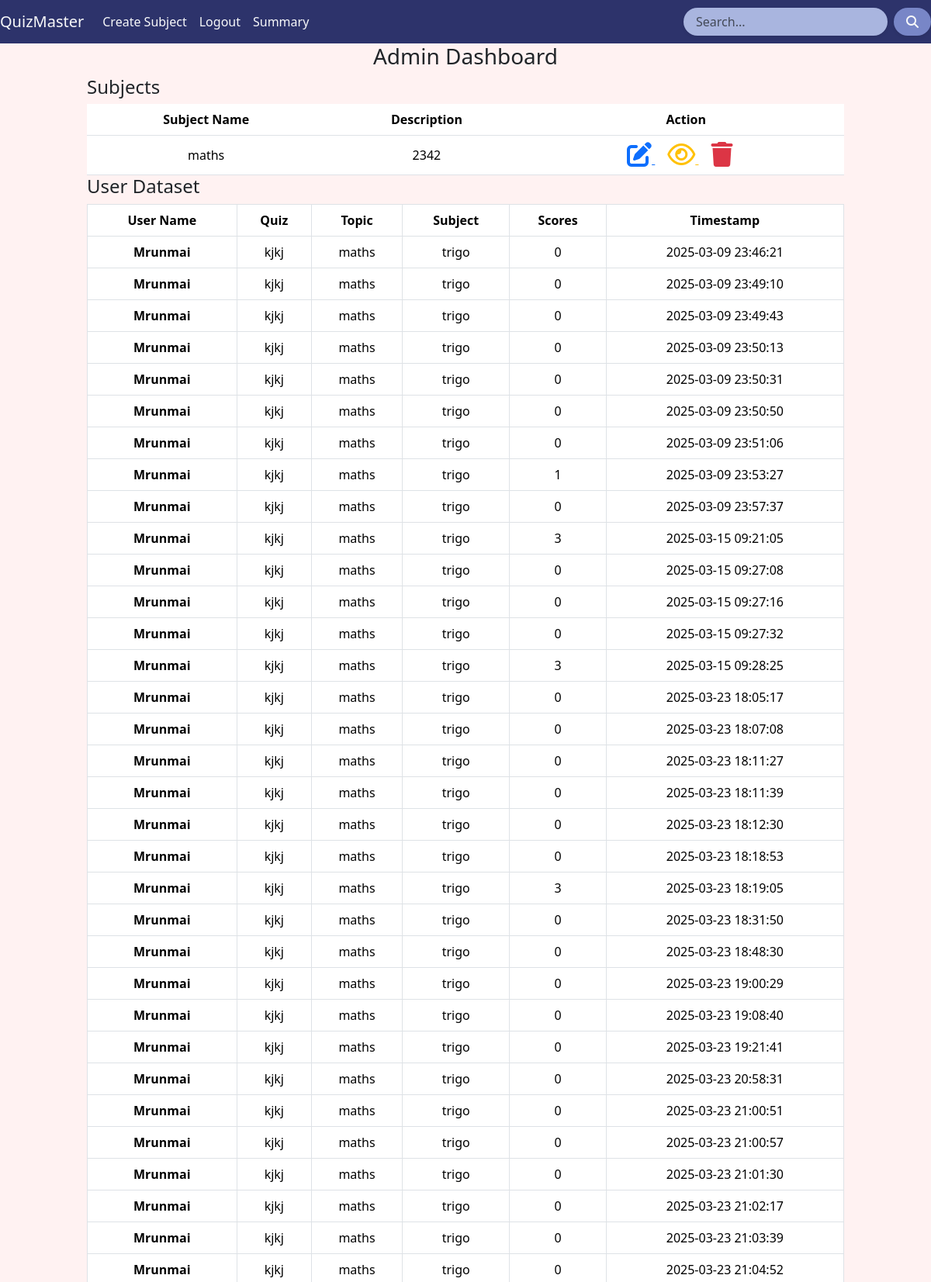
The app's page /admin (signed in, upper part) with its own data.
### app.py (models this page shows)
class CourseTopic(db.Model):
    __tablename__="CourseTopic"
    id=db.Column(db.Integer, primary_key=True)
    name=db.Column(db.String(80),nullable=False)
    description=db.Column(db.String(120),nullable=False)
    course_sections=db.relationship("CourseSection", back_populates='course_topic',cascade="all,delete-orphan")

class UserScore(db.Model):
    __tablename__="UserScore"
    id=db.Column(db.Integer, primary_key=True)
    scores=db.Column(db.Integer,nullable=False)
    user_id=db.Column(db.Integer, db.ForeignKey("UserAccount.id"))
    quiz_id=db.Column(db.Integer, db.ForeignKey("QuizTest.id"))
    timestamp=db.Column(db.DateTime,nullable=False)
    quiz_test=db.relationship('QuizTest',back_populates='user_scores')
    user_account=db.relationship('UserAccount',back_populates='user_scores')

class UserAccount(db.Model):
    __tablename__="UserAccount"
    id=db.Column(db.Integer, primary_key=True)
    fullname=db.Column(db.String(80),nullable=False)
    email=db.Column(db.String(120),unique=True,nullable=False)
    password=db.Column(db.String(120),nullable=False)
    qualification=db.Column(db.String(120),nullable=False)
    dob=db.Column(db.String(120),nullable=False)
    is_admin=db.Column(db.Boolean,nullable=False,default=False)
    user_scores=db.relationship('UserScore',back_populates='user_account',cascade='all,delete-orphan')

class QuizTest(db.Model):
    __tablename__="QuizTest"
    id=db.Column(db.Integer, primary_key=True)
    date_ofquiz=db.Column(db.Date,nullable=False)
    time_dur=db.Column(db.String(20),nullable=False)
    remarks=db.Column(db.String(120),nullable=False)
    section_id=db.Column(db.Integer, db.ForeignKey("CourseSection.id"),nullable=False)
    course_section=db.relationship("CourseSection", back_populates='quizzes')
    quiz_questions=db.relationship("QuizQuestion",back_populates='quiz_test',cascade='all,delete-orphan')
    user_scores=db.relationship('UserScore',back_populates='quiz_test',cascade='all,delete-orphan')

class CourseSection(db.Model):
    __tablename__="CourseSection"
    id=db.Column(db.Integer, primary_key=True)
    name=db.Column(db.String(80),nullable=False)
    description=db.Column(db.String(120),nullable=False)
    topic_id=db.Column(db.Integer, db.ForeignKey("CourseTopic.id"))
    course_topic=db.relationship("CourseTopic", back_populates='course_sections')
    quizzes=db.relationship("QuizTest",back_populates='course_section',cascade='all,delete-orphan')

### app.py (the view)
@app.route("/admin")
def adminpage():
    if 'admin' in session:
        topics=CourseTopic.query.all()
        scores=UserScore.query.all()
        print(topics)
        return render_template("admin.html",subjects=topics,scores=scores)
    return redirect("/login")

### templates/admin.html (shortened to what this page needs)
{% extends "index.html" %}
{% block content %}
<nav class="navbar navbar-expand-lg navbar-dark" style="background-color: #2D336B;">
  <a class="navbar-brand text-light" href="/admin">QuizMaster</a>
  <div class="collapse navbar-collapse">
      <div class="navbar-nav">
          <a class="nav-item nav-link active text-light" href="/subject">Create Subject</a>
          <a class="nav-item nav-link active text-light" href="/logout">Logout</a>
          <a class="nav-item nav-link active text-light" href="/admin/summarypg">Summary</a>
      </div>
      <form class="form-inline ms-auto d-flex align-items-center gap-2" method="get" action="/adsearch">
        <input class="form-control rounded-pill px-3 shadow-sm"
               type="search"
               placeholder="Search..."
               aria-label="Search"
               name="search"
               style="background-color: #A9B5DF; border: none;">
        <button class="btn text-light rounded-pill shadow-sm px-3"
                type="submit"
                style="background-color: #7886C7; border: none;">
            <i class="fa-solid fa-magnifying-glass"></i>
        </button>
    </form>
  </div>
</nav>
<div class="container-fluid vh=100" style="background-color: #FFF2F2;">
    <div class="row">
        <div class="container-fluid col-10">
            <h3 class="text-dark">Admin Dashboard</h3>
            <h4 class="text-dark">Subjects</h4>
            <table class="table w-100">
                <thead class="thead-dark">
                  <tr>
                    <th>Subject Name</th>
                    <th>Description</th>
                    <th>Action</th>
                  </tr>
                </thead>
                <tbody>
                    {% for sub in subjects %}
                  <tr>
                    <td>{{ sub.name }}</td>
                    <td>{{ sub.description }}</td>
                    <td>
                       <a href="/editsubject/{{sub.id}}" class="text-primary me-3">
                           <i class="fa-solid fa-pen-to-square fa-2x"></i>
                       </a>
                       <a href="/showsubject/{{sub.id}}" class="text-warning me-3">
                           <i class="fa-regular fa-eye fa-2x"></i>
                       </a>
                       <a href="/delsubject/{{sub.id}}" class="text-danger me-3">
                           <i class="fa-solid fa-trash fa-2x"></i>
                       </a>
                    </td>
                  </tr>
                  {% endfor %}
                </tbody>
            </table>
            <h4 class="text-dark">User Dataset</h4>
            <table class="table table-bordered table-hover table-responsive" style="background-color: #A9B5DF">
                <thead class="thead-dark">
                  <tr>
                    <th scope="col">User Name</th>
                    <th scope="col">Quiz</th>
                    <th scope="col">Topic</th>
                    <th scope="col">Subject</th>
                    <th scope="col">Scores</th>
                    <th scope="col">Timestamp</th>
                  </tr>
                </thead>
                <tbody>
                    {% for score in scores %}
                  <tr>
                    <th scope="row">{{ score.user_account.fullname }}</th>
                    <td>{{ score.quiz_test.remarks }}</td>
                    <td>{{ score.quiz_test.course_section.course_topic.name }}</td>
                    <td>{{ score.quiz_test.course_section.name }}</td>
                    <td>{{ score.scores }}</td>
                    <td>{{ score.timestamp.strftime('%Y-%m-%d %H:%M:%S') }}</td>
                  </tr>
                  {% endfor %}
                </tbody>
            </table>
        </div>
    </div>
</div>
{% endblock %}

### static/css/style.css (style rules this page uses)
h3 { text-align: center; }
body { background-color: #FFF2F2 !important; }
.table { margin: 0 auto; text-align: center; width: 100%; }
.table th, .table td { text-align: center; vertical-align: middle; width: auto; }

### records on screen
CourseTopic: name "maths", description "2342"
UserScore: user_account.fullname "Mrunmai", quiz_test.remarks "kjkj", quiz_test.course_section.course_topic.name "maths", quiz_test.course_section.name "trigo", scores "0", timestamp "2025-03-09 23:46:21"
UserScore: user_account.fullname "Mrunmai", quiz_test.remarks "kjkj", quiz_test.course_section.course_topic.name "maths", quiz_test.course_section.name "trigo", scores "0", timestamp "2025-03-09 23:49:10"
UserScore: user_account.fullname "Mrunmai", quiz_test.remarks "kjkj", quiz_test.course_section.course_topic.name "maths", quiz_test.course_section.name "trigo", scores "0", timestamp "2025-03-09 23:49:43"
UserScore: user_account.fullname "Mrunmai", quiz_test.remarks "kjkj", quiz_test.course_section.course_topic.name "maths", quiz_test.course_section.name "trigo", scores "0", timestamp "2025-03-09 23:50:13"
UserScore: user_account.fullname "Mrunmai", quiz_test.remarks "kjkj", quiz_test.course_section.course_topic.name "maths", quiz_test.course_section.name "trigo", scores "0", timestamp "2025-03-09 23:50:31"
UserScore: user_account.fullname "Mrunmai", quiz_test.remarks "kjkj", quiz_test.course_section.course_topic.name "maths", quiz_test.course_section.name "trigo", scores "0", timestamp "2025-03-09 23:50:50"
UserScore: user_account.fullname "Mrunmai", quiz_test.remarks "kjkj", quiz_test.course_section.course_topic.name "maths", quiz_test.course_section.name "trigo", scores "0", timestamp "2025-03-09 23:51:06"
UserScore: user_account.fullname "Mrunmai", quiz_test.remarks "kjkj", quiz_test.course_section.course_topic.name "maths", quiz_test.course_section.name "trigo", scores "1", timestamp "2025-03-09 23:53:27"
UserScore: user_account.fullname "Mrunmai", quiz_test.remarks "kjkj", quiz_test.course_section.course_topic.name "maths", quiz_test.course_section.name "trigo", scores "0", timestamp "2025-03-09 23:57:37"
UserScore: user_account.fullname "Mrunmai", quiz_test.remarks "kjkj", quiz_test.course_section.course_topic.name "maths", quiz_test.course_section.name "trigo", scores "3", timestamp "2025-03-15 09:21:05"
UserScore: user_account.fullname "Mrunmai", quiz_test.remarks "kjkj", quiz_test.course_section.course_topic.name "maths", quiz_test.course_section.name "trigo", scores "0", timestamp "2025-03-15 09:27:08"
UserScore: user_account.fullname "Mrunmai", quiz_test.remarks "kjkj", quiz_test.course_section.course_topic.name "maths", quiz_test.course_section.name "trigo", scores "0", timestamp "2025-03-15 09:27:16"
UserScore: user_account.fullname "Mrunmai", quiz_test.remarks "kjkj", quiz_test.course_section.course_topic.name "maths", quiz_test.course_section.name "trigo", scores "0", timestamp "2025-03-15 09:27:32"
UserScore: user_account.fullname "Mrunmai", quiz_test.remarks "kjkj", quiz_test.course_section.course_topic.name "maths", quiz_test.course_section.name "trigo", scores "3", timestamp "2025-03-15 09:28:25"
UserScore: user_account.fullname "Mrunmai", quiz_test.remarks "kjkj", quiz_test.course_section.course_topic.name "maths", quiz_test.course_section.name "trigo", scores "0", timestamp "2025-03-23 18:05:17"
UserScore: user_account.fullname "Mrunmai", quiz_test.remarks "kjkj", quiz_test.course_section.course_topic.name "maths", quiz_test.course_section.name "trigo", scores "0", timestamp "2025-03-23 18:07:08"
UserScore: user_account.fullname "Mrunmai", quiz_test.remarks "kjkj", quiz_test.course_section.course_topic.name "maths", quiz_test.course_section.name "trigo", scores "0", timestamp "2025-03-23 18:11:27"
UserScore: user_account.fullname "Mrunmai", quiz_test.remarks "kjkj", quiz_test.course_section.course_topic.name "maths", quiz_test.course_section.name "trigo", scores "0", timestamp "2025-03-23 18:11:39"
UserScore: user_account.fullname "Mrunmai", quiz_test.remarks "kjkj", quiz_test.course_section.course_topic.name "maths", quiz_test.course_section.name "trigo", scores "0", timestamp "2025-03-23 18:12:30"
UserScore: user_account.fullname "Mrunmai", quiz_test.remarks "kjkj", quiz_test.course_section.course_topic.name "maths", quiz_test.course_section.name "trigo", scores "0", timestamp "2025-03-23 18:18:53"
UserScore: user_account.fullname "Mrunmai", quiz_test.remarks "kjkj", quiz_test.course_section.course_topic.name "maths", quiz_test.course_section.name "trigo", scores "3", timestamp "2025-03-23 18:19:05"
UserScore: user_account.fullname "Mrunmai", quiz_test.remarks "kjkj", quiz_test.course_section.course_topic.name "maths", quiz_test.course_section.name "trigo", scores "0", timestamp "2025-03-23 18:31:50"
UserScore: user_account.fullname "Mrunmai", quiz_test.remarks "kjkj", quiz_test.course_section.course_topic.name "maths", quiz_test.course_section.name "trigo", scores "0", timestamp "2025-03-23 18:48:30"
UserScore: user_account.fullname "Mrunmai", quiz_test.remarks "kjkj", quiz_test.course_section.course_topic.name "maths", quiz_test.course_section.name "trigo", scores "0", timestamp "2025-03-23 19:00:29"
UserScore: user_account.fullname "Mrunmai", quiz_test.remarks "kjkj", quiz_test.course_section.course_topic.name "maths", quiz_test.course_section.name "trigo", scores "0", timestamp "2025-03-23 19:08:40"
UserScore: user_account.fullname "Mrunmai", quiz_test.remarks "kjkj", quiz_test.course_section.course_topic.name "maths", quiz_test.course_section.name "trigo", scores "0", timestamp "2025-03-23 19:21:41"
UserScore: user_account.fullname "Mrunmai", quiz_test.remarks "kjkj", quiz_test.course_section.course_topic.name "maths", quiz_test.course_section.name "trigo", scores "0", timestamp "2025-03-23 20:58:31"
UserScore: user_account.fullname "Mrunmai", quiz_test.remarks "kjkj", quiz_test.course_section.course_topic.name "maths", quiz_test.course_section.name "trigo", scores "0", timestamp "2025-03-23 21:00:51"
UserScore: user_account.fullname "Mrunmai", quiz_test.remarks "kjkj", quiz_test.course_section.course_topic.name "maths", quiz_test.course_section.name "trigo", scores "0", timestamp "2025-03-23 21:00:57"
UserScore: user_account.fullname "Mrunmai", quiz_test.remarks "kjkj", quiz_test.course_section.course_topic.name "maths", quiz_test.course_section.name "trigo", scores "0", timestamp "2025-03-23 21:01:30"
UserScore: user_account.fullname "Mrunmai", quiz_test.remarks "kjkj", quiz_test.course_section.course_topic.name "maths", quiz_test.course_section.name "trigo", scores "0", timestamp "2025-03-23 21:02:17"
UserScore: user_account.fullname "Mrunmai", quiz_test.remarks "kjkj", quiz_test.course_section.course_topic.name "maths", quiz_test.course_section.name "trigo", scores "0", timestamp "2025-03-23 21:03:39"
UserScore: user_account.fullname "Mrunmai", quiz_test.remarks "kjkj", quiz_test.course_section.course_topic.name "maths", quiz_test.course_section.name "trigo", scores "0", timestamp "2025-03-23 21:04:52"
